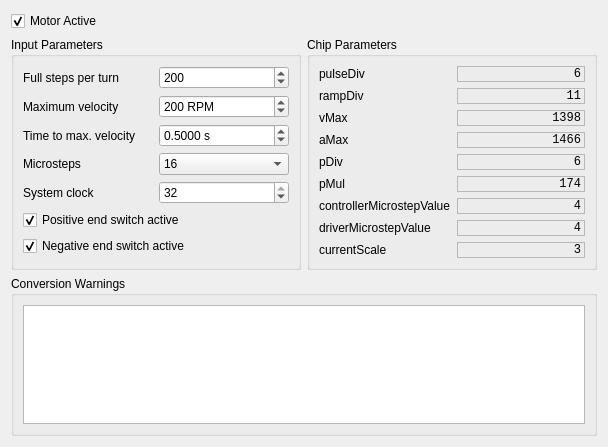
<?xml version="1.0" encoding="UTF-8"?>
<ui version="4.0">
 <class>MotorConfigWigetForm</class>
 <widget class="QWidget" name="MotorConfigWigetForm">
  <property name="geometry">
   <rect>
    <x>0</x>
    <y>0</y>
    <width>608</width>
    <height>447</height>
   </rect>
  </property>
  <property name="windowTitle">
   <string>Form</string>
  </property>
  <layout class="QVBoxLayout" name="verticalLayout">
   <item>
    <widget class="QCheckBox" name="motorActiveCheckBox">
     <property name="text">
      <string>Motor Active</string>
     </property>
     <property name="checked">
      <bool>true</bool>
     </property>
    </widget>
   </item>
   <item>
    <layout class="QHBoxLayout" name="horizontalLayout">
     <item>
      <widget class="QGroupBox" name="inputParametersGroupBox">
       <property name="title">
        <string>Input Parameters</string>
       </property>
       <layout class="QGridLayout" name="gridLayout_2">
        <item row="0" column="0">
         <widget class="QLabel" name="nStepsPerTurnLabel">
          <property name="text">
           <string>Full steps per turn</string>
          </property>
         </widget>
        </item>
        <item row="0" column="1">
         <widget class="QSpinBox" name="nStepsPerTurn">
          <property name="minimum">
           <number>1</number>
          </property>
          <property name="maximum">
           <number>10000</number>
          </property>
          <property name="value">
           <number>200</number>
          </property>
         </widget>
        </item>
        <item row="1" column="0">
         <widget class="QLabel" name="maxRPMLabel">
          <property name="text">
           <string>Maximum velocity </string>
          </property>
         </widget>
        </item>
        <item row="1" column="1">
         <widget class="QSpinBox" name="maxRPM">
          <property name="suffix">
           <string> RPM</string>
          </property>
          <property name="minimum">
           <number>1</number>
          </property>
          <property name="maximum">
           <number>10000</number>
          </property>
          <property name="value">
           <number>200</number>
          </property>
         </widget>
        </item>
        <item row="2" column="0">
         <widget class="QLabel" name="timeToVMaxLabel">
          <property name="text">
           <string>Time to max. velocity</string>
          </property>
         </widget>
        </item>
        <item row="2" column="1">
         <widget class="QDoubleSpinBox" name="timeToVMax">
          <property name="suffix">
           <string> s</string>
          </property>
          <property name="decimals">
           <number>4</number>
          </property>
          <property name="maximum">
           <double>9.999900000000000</double>
          </property>
          <property name="singleStep">
           <double>0.001000000000000</double>
          </property>
          <property name="value">
           <double>0.500000000000000</double>
          </property>
         </widget>
        </item>
        <item row="3" column="0">
         <widget class="QLabel" name="microstepsLabel">
          <property name="text">
           <string>Microsteps</string>
          </property>
         </widget>
        </item>
        <item row="3" column="1">
         <widget class="QComboBox" name="microsteps">
          <property name="currentIndex">
           <number>4</number>
          </property>
          <item>
           <property name="text">
            <string>1 (fullstep)</string>
           </property>
          </item>
          <item>
           <property name="text">
            <string>2 (halfstep)</string>
           </property>
          </item>
          <item>
           <property name="text">
            <string>4</string>
           </property>
          </item>
          <item>
           <property name="text">
            <string>8</string>
           </property>
          </item>
          <item>
           <property name="text">
            <string notr="true">16</string>
           </property>
          </item>
          <item>
           <property name="text">
            <string>32</string>
           </property>
          </item>
          <item>
           <property name="text">
            <string notr="true">64</string>
           </property>
          </item>
         </widget>
        </item>
        <item row="4" column="0">
         <widget class="QLabel" name="systemClockLabel">
          <property name="text">
           <string>System clock</string>
          </property>
         </widget>
        </item>
        <item row="4" column="1">
         <widget class="QSpinBox" name="systemClock">
          <property name="minimum">
           <number>1</number>
          </property>
          <property name="maximum">
           <number>32</number>
          </property>
          <property name="value">
           <number>32</number>
          </property>
         </widget>
        </item>
        <item row="5" column="0" colspan="2">
         <widget class="QCheckBox" name="positiveSwitchCheckBox">
          <property name="text">
           <string>Positive end switch active</string>
          </property>
          <property name="checked">
           <bool>true</bool>
          </property>
         </widget>
        </item>
        <item row="6" column="0" colspan="2">
         <widget class="QCheckBox" name="negativeSwitchCheckBox">
          <property name="text">
           <string>Negative end switch active</string>
          </property>
          <property name="checked">
           <bool>true</bool>
          </property>
         </widget>
        </item>
       </layout>
       <zorder>nStepsPerTurnLabel</zorder>
       <zorder>nStepsPerTurn</zorder>
       <zorder>maxRPMLabel</zorder>
       <zorder>maxRPM</zorder>
       <zorder>timeToVMaxLabel</zorder>
       <zorder>microstepsLabel</zorder>
       <zorder>systemClockLabel</zorder>
       <zorder>systemClock</zorder>
       <zorder>positiveSwitchCheckBox</zorder>
       <zorder>negativeSwitchCheckBox</zorder>
       <zorder>microsteps</zorder>
       <zorder>timeToVMax</zorder>
       <zorder>chipParametersGroupBox</zorder>
       <zorder>chipParametersGroupBox</zorder>
      </widget>
     </item>
     <item>
      <widget class="QGroupBox" name="chipParametersGroupBox">
       <property name="title">
        <string>Chip Parameters </string>
       </property>
       <layout class="QGridLayout" name="gridLayout">
        <item row="4" column="1">
         <widget class="QLabel" name="pDivDisplay">
          <property name="font">
           <font>
            <family>Monospace</family>
           </font>
          </property>
          <property name="frameShape">
           <enum>QFrame::StyledPanel</enum>
          </property>
          <property name="frameShadow">
           <enum>QFrame::Sunken</enum>
          </property>
          <property name="text">
           <string notr="true">6</string>
          </property>
          <property name="alignment">
           <set>Qt::AlignRight|Qt::AlignTrailing|Qt::AlignVCenter</set>
          </property>
         </widget>
        </item>
        <item row="5" column="1">
         <widget class="QLabel" name="pMulDisplay">
          <property name="font">
           <font>
            <family>Monospace</family>
           </font>
          </property>
          <property name="frameShape">
           <enum>QFrame::StyledPanel</enum>
          </property>
          <property name="frameShadow">
           <enum>QFrame::Sunken</enum>
          </property>
          <property name="text">
           <string notr="true">174</string>
          </property>
          <property name="alignment">
           <set>Qt::AlignRight|Qt::AlignTrailing|Qt::AlignVCenter</set>
          </property>
         </widget>
        </item>
        <item row="7" column="1">
         <widget class="QLabel" name="driverMicrostepValueDisplay">
          <property name="font">
           <font>
            <family>Monospace</family>
           </font>
          </property>
          <property name="frameShape">
           <enum>QFrame::StyledPanel</enum>
          </property>
          <property name="frameShadow">
           <enum>QFrame::Sunken</enum>
          </property>
          <property name="text">
           <string notr="true">4</string>
          </property>
          <property name="alignment">
           <set>Qt::AlignRight|Qt::AlignTrailing|Qt::AlignVCenter</set>
          </property>
         </widget>
        </item>
        <item row="2" column="1">
         <widget class="QLabel" name="vMaxDisplay">
          <property name="font">
           <font>
            <family>Monospace</family>
           </font>
          </property>
          <property name="frameShape">
           <enum>QFrame::StyledPanel</enum>
          </property>
          <property name="frameShadow">
           <enum>QFrame::Sunken</enum>
          </property>
          <property name="text">
           <string notr="true">1398</string>
          </property>
          <property name="alignment">
           <set>Qt::AlignRight|Qt::AlignTrailing|Qt::AlignVCenter</set>
          </property>
         </widget>
        </item>
        <item row="8" column="1">
         <widget class="QLabel" name="currentScaleDisplay">
          <property name="font">
           <font>
            <family>Monospace</family>
           </font>
          </property>
          <property name="frameShape">
           <enum>QFrame::StyledPanel</enum>
          </property>
          <property name="frameShadow">
           <enum>QFrame::Sunken</enum>
          </property>
          <property name="text">
           <string notr="true">3</string>
          </property>
          <property name="alignment">
           <set>Qt::AlignRight|Qt::AlignTrailing|Qt::AlignVCenter</set>
          </property>
         </widget>
        </item>
        <item row="3" column="1">
         <widget class="QLabel" name="aMaxDisplay">
          <property name="font">
           <font>
            <family>Monospace</family>
           </font>
          </property>
          <property name="frameShape">
           <enum>QFrame::StyledPanel</enum>
          </property>
          <property name="frameShadow">
           <enum>QFrame::Sunken</enum>
          </property>
          <property name="text">
           <string notr="true">1466</string>
          </property>
          <property name="alignment">
           <set>Qt::AlignRight|Qt::AlignTrailing|Qt::AlignVCenter</set>
          </property>
         </widget>
        </item>
        <item row="4" column="0">
         <widget class="QLabel" name="pDivLabel">
          <property name="text">
           <string>pDiv</string>
          </property>
         </widget>
        </item>
        <item row="5" column="0">
         <widget class="QLabel" name="pMulLabel">
          <property name="text">
           <string>pMul</string>
          </property>
         </widget>
        </item>
        <item row="6" column="0">
         <widget class="QLabel" name="controllerMicrostepValueLabel">
          <property name="text">
           <string>controllerMicrostepValue</string>
          </property>
         </widget>
        </item>
        <item row="0" column="0">
         <widget class="QLabel" name="pulseDivLabel">
          <property name="text">
           <string>pulseDiv</string>
          </property>
         </widget>
        </item>
        <item row="2" column="0">
         <widget class="QLabel" name="vMaxLabel">
          <property name="text">
           <string>vMax</string>
          </property>
         </widget>
        </item>
        <item row="7" column="0">
         <widget class="QLabel" name="driverMicrostepValueLabel">
          <property name="text">
           <string>driverMicrostepValue</string>
          </property>
         </widget>
        </item>
        <item row="3" column="0">
         <widget class="QLabel" name="aMaxLabel">
          <property name="text">
           <string>aMax</string>
          </property>
         </widget>
        </item>
        <item row="1" column="0">
         <widget class="QLabel" name="rampDivLabel">
          <property name="text">
           <string>rampDiv</string>
          </property>
         </widget>
        </item>
        <item row="8" column="0">
         <widget class="QLabel" name="currentScaleLabel">
          <property name="text">
           <string>currentScale</string>
          </property>
         </widget>
        </item>
        <item row="6" column="1">
         <widget class="QLabel" name="controllerMicrostepValueDisplay">
          <property name="font">
           <font>
            <family>Monospace</family>
           </font>
          </property>
          <property name="frameShape">
           <enum>QFrame::StyledPanel</enum>
          </property>
          <property name="frameShadow">
           <enum>QFrame::Sunken</enum>
          </property>
          <property name="text">
           <string notr="true">4</string>
          </property>
          <property name="alignment">
           <set>Qt::AlignRight|Qt::AlignTrailing|Qt::AlignVCenter</set>
          </property>
         </widget>
        </item>
        <item row="1" column="1">
         <widget class="QLabel" name="rampDivDisplay">
          <property name="font">
           <font>
            <family>Monospace</family>
           </font>
          </property>
          <property name="frameShape">
           <enum>QFrame::StyledPanel</enum>
          </property>
          <property name="frameShadow">
           <enum>QFrame::Sunken</enum>
          </property>
          <property name="text">
           <string notr="true">11</string>
          </property>
          <property name="alignment">
           <set>Qt::AlignRight|Qt::AlignTrailing|Qt::AlignVCenter</set>
          </property>
         </widget>
        </item>
        <item row="0" column="1">
         <widget class="QLabel" name="pulseDivDisplay">
          <property name="font">
           <font>
            <family>Monospace</family>
           </font>
          </property>
          <property name="frameShape">
           <enum>QFrame::StyledPanel</enum>
          </property>
          <property name="frameShadow">
           <enum>QFrame::Sunken</enum>
          </property>
          <property name="text">
           <string notr="true">6</string>
          </property>
          <property name="alignment">
           <set>Qt::AlignRight|Qt::AlignTrailing|Qt::AlignVCenter</set>
          </property>
         </widget>
        </item>
       </layout>
      </widget>
     </item>
    </layout>
   </item>
   <item>
    <widget class="QGroupBox" name="warningsGroupBox">
     <property name="title">
      <string>Conversion Warnings</string>
     </property>
     <layout class="QGridLayout" name="gridLayout_3">
      <item row="0" column="0">
       <widget class="QTextBrowser" name="warningsBrowser"/>
      </item>
     </layout>
    </widget>
   </item>
  </layout>
 </widget>
 <resources/>
 <connections>
  <connection>
   <sender>motorActiveCheckBox</sender>
   <signal>toggled(bool)</signal>
   <receiver>inputParametersGroupBox</receiver>
   <slot>setEnabled(bool)</slot>
   <hints>
    <hint type="sourcelabel">
     <x>73</x>
     <y>12</y>
    </hint>
    <hint type="destinationlabel">
     <x>81</x>
     <y>33</y>
    </hint>
   </hints>
  </connection>
  <connection>
   <sender>motorActiveCheckBox</sender>
   <signal>toggled(bool)</signal>
   <receiver>warningsGroupBox</receiver>
   <slot>setEnabled(bool)</slot>
   <hints>
    <hint type="sourcelabel">
     <x>346</x>
     <y>11</y>
    </hint>
    <hint type="destinationlabel">
     <x>599</x>
     <y>37</y>
    </hint>
   </hints>
  </connection>
  <connection>
   <sender>motorActiveCheckBox</sender>
   <signal>toggled(bool)</signal>
   <receiver>chipParametersGroupBox</receiver>
   <slot>setEnabled(bool)</slot>
   <hints>
    <hint type="sourcelabel">
     <x>291</x>
     <y>10</y>
    </hint>
    <hint type="destinationlabel">
     <x>562</x>
     <y>342</y>
    </hint>
   </hints>
  </connection>
 </connections>
</ui>
